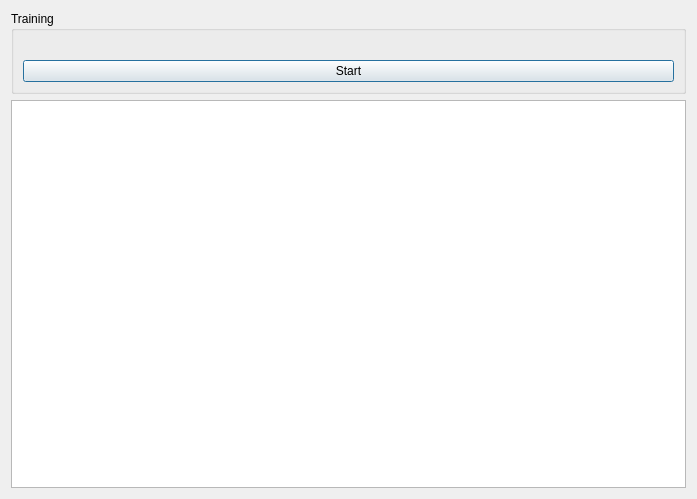
<?xml version="1.0" encoding="UTF-8"?>
<ui version="4.0">
 <class>Dialog</class>
 <widget class="QDialog" name="Dialog">
  <property name="geometry">
   <rect>
    <x>0</x>
    <y>0</y>
    <width>697</width>
    <height>499</height>
   </rect>
  </property>
  <property name="windowTitle">
   <string>Training</string>
  </property>
  <layout class="QHBoxLayout" name="horizontalLayout">
   <item>
    <layout class="QVBoxLayout" name="verticalLayout">
     <item>
      <widget class="QGroupBox" name="group_box_info">
       <property name="title">
        <string>Training</string>
       </property>
       <layout class="QVBoxLayout" name="verticalLayout_2">
        <item>
         <widget class="QLabel" name="label_msg">
          <property name="text">
           <string/>
          </property>
         </widget>
        </item>
        <item>
         <widget class="QPushButton" name="bt_start">
          <property name="text">
           <string>Start</string>
          </property>
         </widget>
        </item>
       </layout>
      </widget>
     </item>
     <item>
      <widget class="QTextBrowser" name="text_log"/>
     </item>
    </layout>
   </item>
  </layout>
 </widget>
 <resources/>
 <connections/>
</ui>
